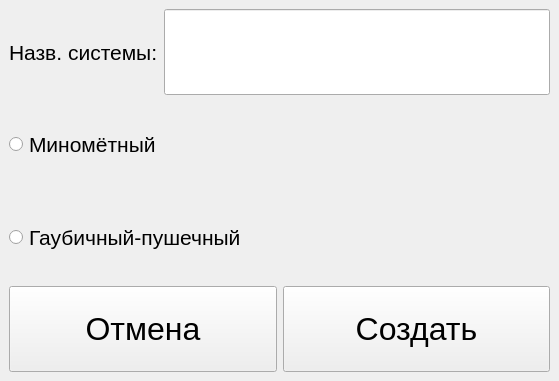
<?xml version="1.0" encoding="UTF-8"?>
<ui version="4.0">
 <class>DialogTabl</class>
 <widget class="QMainWindow" name="DialogTabl">
  <property name="geometry">
   <rect>
    <x>0</x>
    <y>0</y>
    <width>559</width>
    <height>381</height>
   </rect>
  </property>
  <property name="windowTitle">
   <string>dialog</string>
  </property>
  <widget class="QWidget" name="centralwidget">
   <layout class="QVBoxLayout" name="verticalLayout">
    <item>
     <layout class="QHBoxLayout" name="horizontalLayout">
      <item>
       <widget class="QLabel" name="label">
        <property name="font">
         <font>
          <pointsize>16</pointsize>
         </font>
        </property>
        <property name="text">
         <string>Назв. системы:</string>
        </property>
       </widget>
      </item>
      <item>
       <widget class="QLineEdit" name="lineEdit">
        <property name="sizePolicy">
         <sizepolicy hsizetype="Expanding" vsizetype="Preferred">
          <horstretch>0</horstretch>
          <verstretch>0</verstretch>
         </sizepolicy>
        </property>
        <property name="font">
         <font>
          <pointsize>24</pointsize>
         </font>
        </property>
        <property name="maxLength">
         <number>20</number>
        </property>
       </widget>
      </item>
     </layout>
    </item>
    <item>
     <widget class="QRadioButton" name="radioButton_2">
      <property name="sizePolicy">
       <sizepolicy hsizetype="Expanding" vsizetype="Preferred">
        <horstretch>0</horstretch>
        <verstretch>0</verstretch>
       </sizepolicy>
      </property>
      <property name="font">
       <font>
        <pointsize>16</pointsize>
       </font>
      </property>
      <property name="text">
       <string>Миномётный</string>
      </property>
     </widget>
    </item>
    <item>
     <widget class="QRadioButton" name="radioButton">
      <property name="sizePolicy">
       <sizepolicy hsizetype="Expanding" vsizetype="Preferred">
        <horstretch>0</horstretch>
        <verstretch>0</verstretch>
       </sizepolicy>
      </property>
      <property name="font">
       <font>
        <pointsize>16</pointsize>
       </font>
      </property>
      <property name="text">
       <string>Гаубичный-пушечный</string>
      </property>
     </widget>
    </item>
    <item>
     <layout class="QHBoxLayout" name="horizontalLayout_3">
      <item>
       <widget class="QPushButton" name="pushButton_2">
        <property name="sizePolicy">
         <sizepolicy hsizetype="Expanding" vsizetype="Preferred">
          <horstretch>0</horstretch>
          <verstretch>0</verstretch>
         </sizepolicy>
        </property>
        <property name="font">
         <font>
          <pointsize>24</pointsize>
         </font>
        </property>
        <property name="text">
         <string>Отмена</string>
        </property>
       </widget>
      </item>
      <item>
       <widget class="QPushButton" name="pushButton">
        <property name="sizePolicy">
         <sizepolicy hsizetype="Expanding" vsizetype="Preferred">
          <horstretch>0</horstretch>
          <verstretch>0</verstretch>
         </sizepolicy>
        </property>
        <property name="font">
         <font>
          <pointsize>24</pointsize>
         </font>
        </property>
        <property name="text">
         <string>Создать</string>
        </property>
       </widget>
      </item>
     </layout>
    </item>
   </layout>
  </widget>
 </widget>
 <resources/>
 <connections/>
</ui>
